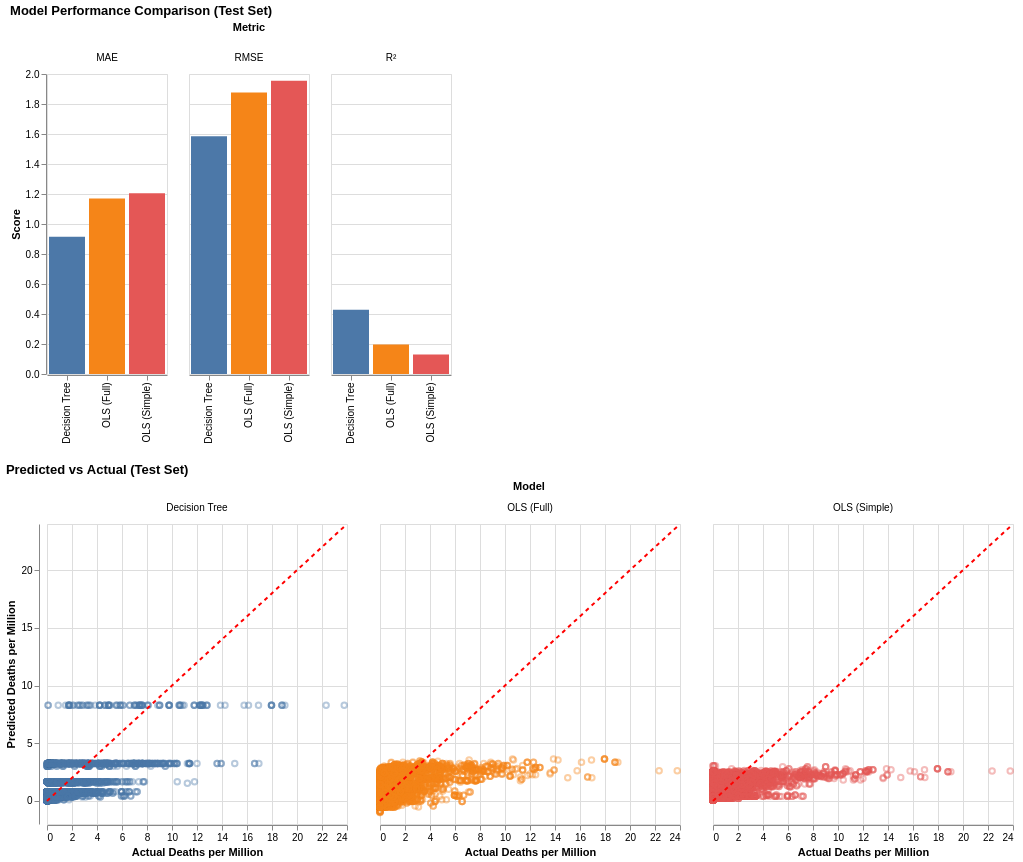

The notebook cell this image was saved under:
### Code cell
from sklearn.metrics import r2_score, mean_squared_error, mean_absolute_error

alt.data_transformers.disable_max_rows()

models = {
    'OLS (Simple)': lr_simple.predict(X_test[['stringency_lag_2']]),
    'OLS (Full)': lr_full.predict(X_test),
    'Decision Tree': tree.predict(X_test)
}

# --- Chart 1: Grouped bar chart (R², RMSE, MAE) ---
metrics = []
for name, preds in models.items():
    metrics.append({
        'Model': name,
        'R²': r2_score(y_test, preds),
        'RMSE': np.sqrt(mean_squared_error(y_test, preds)),
        'MAE': mean_absolute_error(y_test, preds)
    })

metrics_df = pd.DataFrame(metrics).melt(id_vars='Model', var_name='Metric', value_name='Value')

bar_chart = alt.Chart(metrics_df).mark_bar().encode(
    x=alt.X('Model:N', title=None),
    y=alt.Y('Value:Q', title='Score'),
    color=alt.Color('Model:N', legend=None),
    column=alt.Column('Metric:N', title='Metric'),
    tooltip=['Model', 'Metric', 'Value']
).properties(
    title='Model Performance Comparison (Test Set)',
    width=120
)

# --- Chart 2: Predicted vs Actual ---
pred_rows = []
for name, preds in models.items():
    for actual, predicted in zip(y_test, preds):
        pred_rows.append({'Model': name, 'Actual': actual, 'Predicted': predicted})

pred_df = pd.DataFrame(pred_rows)

base = alt.Chart(pred_df)

scatter = base.mark_point(opacity=0.4).encode(
    x=alt.X('Actual:Q', title='Actual Deaths per Million'),
    y=alt.Y('Predicted:Q', title='Predicted Deaths per Million'),
    color='Model:N',
    tooltip=['Actual', 'Predicted']
)

diag = base.mark_line(color='red', strokeDash=[4, 4]).encode(
    x=alt.X('Actual:Q'),
    y=alt.Y('Actual:Q')
)

pred_vs_actual = alt.layer(scatter, diag).facet(
    facet=alt.Facet('Model:N'),
    columns=3
).properties(title='Predicted vs Actual (Test Set)')

bar_chart & pred_vs_actual

### Figure 1 — Vega-Lite specification as saved in the notebook (floating-point values rounded to 4 significant figures; data arrays with more than 128 entries replaced by an {"elided": "..."} marker saying what was removed)
{"config": {"view": {"continuousWidth": 300, "continuousHeight": 300}}, "vconcat": [{"data": {"name": "data-76a9b2df9536e4dda3e99a93f1f7b636"}, "mark": {"type": "bar"}, "encoding": {"color": {"field": "Model", "legend": null, "type": "nominal"}, "column": {"field": "Metric", "title": "Metric", "type": "nominal"}, "tooltip": [{"field": "Model", "type": "nominal"}, {"field": "Metric", "type": "nominal"}, {"field": "Value", "type": "quantitative"}], "x": {"field": "Model", "title": null, "type": "nominal"}, "y": {"field": "Value", "title": "Score", "type": "quantitative"}}, "title": "Model Performance Comparison (Test Set)", "width": 120}, {"data": {"name": "data-5f77c563a878ef36ea1691c16b8a650b"}, "facet": {"field": "Model", "type": "nominal"}, "spec": {"layer": [{"mark": {"type": "point", "opacity": 0.4}, "encoding": {"color": {"field": "Model", "type": "nominal"}, "tooltip": [{"field": "Actual", "type": "quantitative"}, {"field": "Predicted", "type": "quantitative"}], "x": {"field": "Actual", "title": "Actual Deaths per Million", "type": "quantitative"}, "y": {"field": "Predicted", "title": "Predicted Deaths per Million", "type": "quantitative"}}}, {"mark": {"type": "line", "color": "red", "strokeDash": [4, 4]}, "encoding": {"x": {"field": "Actual", "type": "quantitative"}, "y": {"field": "Actual", "type": "quantitative"}}}]}, "columns": 3, "title": "Predicted vs Actual (Test Set)"}], "$schema": "https://vega.github.io/schema/vega-lite/v6.1.0.json", "datasets": {"data-76a9b2df9536e4dda3e99a93f1f7b636": [{"Model": "OLS (Simple)", "Metric": "R²", "Value": 0.13}, {"Model": "OLS (Full)", "Metric": "R²", "Value": 0.1974}, {"Model": "Decision Tree", "Metric": "R²", "Value": 0.4281}, {"Model": "OLS (Simple)", "Metric": "RMSE", "Value": 1.955}, {"Model": "OLS (Full)", "Metric": "RMSE", "Value": 1.877}, {"Model": "Decision Tree", "Metric": "RMSE", "Value": 1.585}, {"Model": "OLS (Simple)", "Metric": "MAE", "Value": 1.205}, {"Model": "OLS (Full)", "Metric": "MAE", "Value": 1.17}, {"Model": "Decision Tree", "Metric": "MAE", "Value": 0.9158}], "data-5f77c563a878ef36ea1691c16b8a650b": {"elided": "18294 records"}}}
